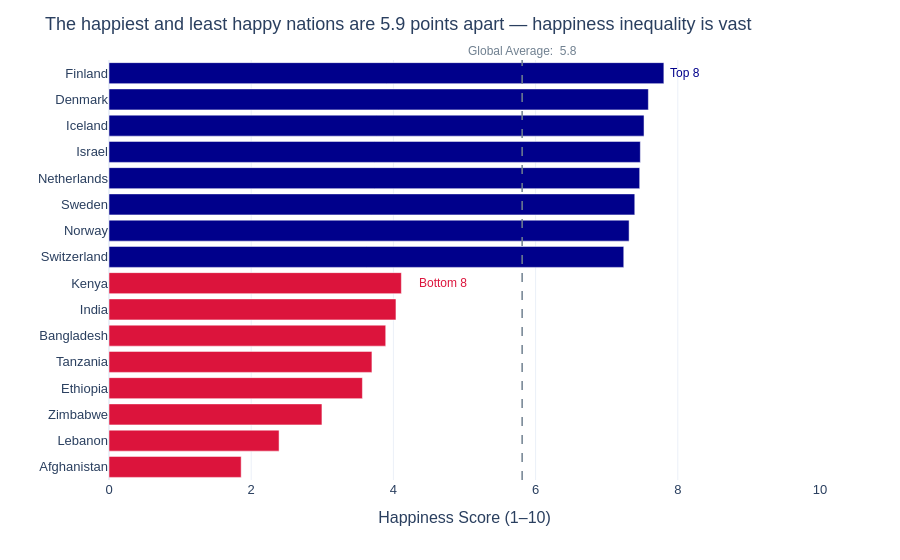

The code cell stored with this chart in its notebook:
### Markdown cell above
---
## Task 2 — Bottom vs. Top: A Contrast Story

### Code cell
# prep data
top8 = df.nlargest(8,'Happiness_Score').assign(Group='Top 8')
bottom8 = df.nsmallest(8,'Happiness_Score').assign(Group='Bottom 8')

combined = pd.concat([bottom8, top8]).sort_values('Happiness_Score').reset_index(drop=True)

global_avg = df['Happiness_Score'].mean()


fig = px.bar(
    data_frame=combined,
    x='Happiness_Score', y='Country',
    orientation='h',
    color='Group',
    color_discrete_map={'Top 8': 'darkblue', 'Bottom 8': 'crimson'},
    hover_data={'Region': True, 'Happiness_Score': ':.1f', 'Group': False},
    template='plotly_white',
    labels={'Happiness_Score': 'Happiness Score (1-10)'},
    height=500
)


text_vline = f'Global Average: {global_avg: .1f}'

# adding the average vertical line
fig.add_vline(x=global_avg, 
              line_dash='dash', line_color='slategrey', line_width=1.5,
              annotation_text=text_vline,
              annotation_position='top', 
              annotation_font=dict(size=12, color='slategrey'))


# adding the text highlighting the gap, top and bottom numbers- global average reference line gives a meaningful anchor 


gap = top8['Happiness_Score'].max() - bottom8['Happiness_Score'].min()

fig.add_annotation(x=8.1, y='Finland', 
                   text='Top 8',
                   showarrow=False, 
                   font=dict(color='darkblue', size=12))

fig.add_annotation(x=4.7, y='Kenya', 
                   text='Bottom 8',
                   showarrow=False, 
                   font=dict(color='crimson', size=12))

fig.update_layout(
    title=f'The happiest and least happy nations are {gap:.1f} points apart — happiness inequality is vast',
    xaxis=dict(range=[0, 10], title='Happiness Score (1–10)'),
    yaxis=dict(title=''),
    font=dict(family='Arial', size=13),
    showlegend=False,
    height=600
)



fig.show()

### Figure 1 — Plotly figure (JSON) as saved in the notebook; plotly's stock layout.template omitted (floating-point values rounded to 4 significant figures)
{"data": [{"alignmentgroup": "True", "customdata": [["South Asia", "Bottom 8"], ["Middle East and North Africa", "Bottom 8"], ["Sub-Saharan Africa", "Bottom 8"], ["Sub-Saharan Africa", "Bottom 8"], ["Sub-Saharan Africa", "Bottom 8"], ["South Asia", "Bottom 8"], ["South Asia", "Bottom 8"], ["Sub-Saharan Africa", "Bottom 8"]], "hovertemplate": "Happiness Score (1-10)=%{x:.1f}<br>Country=%{y}<br>Region=%{customdata[0]}<extra></extra>", "legendgroup": "Bottom 8", "marker": {"color": "crimson", "pattern": {"shape": ""}}, "name": "Bottom 8", "offsetgroup": "Bottom 8", "orientation": "h", "showlegend": true, "textposition": "auto", "type": "bar", "x": [1.859, 2.392, 2.995, 3.564, 3.698, 3.892, 4.036, 4.112], "xaxis": "x", "y": ["Afghanistan", "Lebanon", "Zimbabwe", "Ethiopia", "Tanzania", "Bangladesh", "India", "Kenya"], "yaxis": "y"}, {"alignmentgroup": "True", "customdata": [["Western Europe", "Top 8"], ["Western Europe", "Top 8"], ["Western Europe", "Top 8"], ["Western Europe", "Top 8"], ["Middle East and North Africa", "Top 8"], ["Western Europe", "Top 8"], ["Western Europe", "Top 8"], ["Western Europe", "Top 8"]], "hovertemplate": "Happiness Score (1-10)=%{x:.1f}<br>Country=%{y}<br>Region=%{customdata[0]}<extra></extra>", "legendgroup": "Top 8", "marker": {"color": "darkblue", "pattern": {"shape": ""}}, "name": "Top 8", "offsetgroup": "Top 8", "orientation": "h", "showlegend": true, "textposition": "auto", "type": "bar", "x": [7.24, 7.315, 7.395, 7.464, 7.473, 7.525, 7.586, 7.804], "xaxis": "x", "y": ["Switzerland", "Norway", "Sweden", "Netherlands", "Israel", "Iceland", "Denmark", "Finland"], "yaxis": "y"}], "layout": {"annotations": [{"font": {"color": "slategrey", "size": 12}, "showarrow": false, "text": "Global Average:  5.8", "x": 5.811, "xanchor": "center", "xref": "x", "y": 1, "yanchor": "bottom", "yref": "y domain"}, {"font": {"color": "darkblue", "size": 12}, "showarrow": false, "text": "Top 8", "x": 8.1, "y": "Finland"}, {"font": {"color": "crimson", "size": 12}, "showarrow": false, "text": "Bottom 8", "x": 4.7, "y": "Kenya"}], "autosize": true, "barmode": "relative", "font": {"family": "Arial", "size": 13}, "legend": {"title": {"text": "Group"}, "tracegroupgap": 0}, "margin": {"t": 60}, "shapes": [{"line": {"color": "slategrey", "dash": "dash", "width": 1.5}, "type": "line", "x0": 5.811, "x1": 5.811, "xref": "x", "y0": 0, "y1": 1, "yref": "y domain"}], "showlegend": false, "title": {"text": "The happiest and least happy nations are 5.9 points apart — happiness inequality is vast"}, "xaxis": {"anchor": "y", "domain": [0, 1], "range": [0, 10], "title": {"text": "Happiness Score (1–10)"}, "type": "linear"}, "yaxis": {"anchor": "x", "autorange": true, "domain": [0, 1], "range": [-0.5, 15.5], "title": {"text": ""}, "type": "category"}}}
